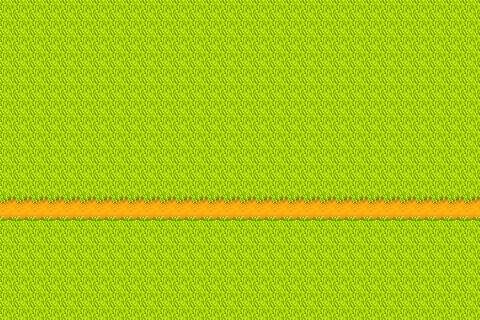

This game map was drawn from its Tiled (.tmx) file and the tilesets committed beside it. A one-line description and the trimmed map source follow:
An orthogonal 30x20 tile map with 16x16 px tiles, 1 tile layer (图块层 1), 3 tilesets and 2926 objects (公交站牌, 站牌影子, 玩家).

<map version="1.10" tiledversion="1.10.2" orientation="orthogonal" renderorder="right-down" width="30" height="20" tilewidth="16" tileheight="16" infinite="0" nextlayerid="8" nextobjectid="25041">
 <tileset firstgid="1" name="spring_outdoorsTileSheet.zh-CN." tilewidth="16" tileheight="16" tilecount="1975" columns="25">
  <image source="使用的素材/spring_outdoorsTileSheet.zh-CN..png" width="400" height="1264" />
 </tileset>
 <tileset firstgid="1976" name="grass." tilewidth="15" tileheight="20" tilecount="24" columns="4">
  <image source="使用的素材/grass..png" width="66" height="120" />
 </tileset>
 <tileset firstgid="2000" name="summer_outdoorsTileSheet.zh-CN." tilewidth="16" tileheight="16" tilecount="1975" columns="25">
  <image source="使用的素材/summer_outdoorsTileSheet.zh-CN..png" width="400" height="1264" />
 </tileset>
 <objectgroup id="3" name="草（废案）" visible="0">
  <!-- 2926 objects omitted --></objectgroup>
 <layer id="1" name="图块层 1" width="30" height="20">
  <data>[600 cells, 600 non-empty, 3 distinct tile ids]</data>
 </layer>
 <objectgroup id="5" name="草">
  <!-- 1250 objects omitted --></objectgroup>
 <objectgroup id="6" name="对象层 3" tintcolor="#000000">
  <!-- 3 objects omitted --></objectgroup>
</map>
<!-- 2926 of 2926 objects omitted -->
